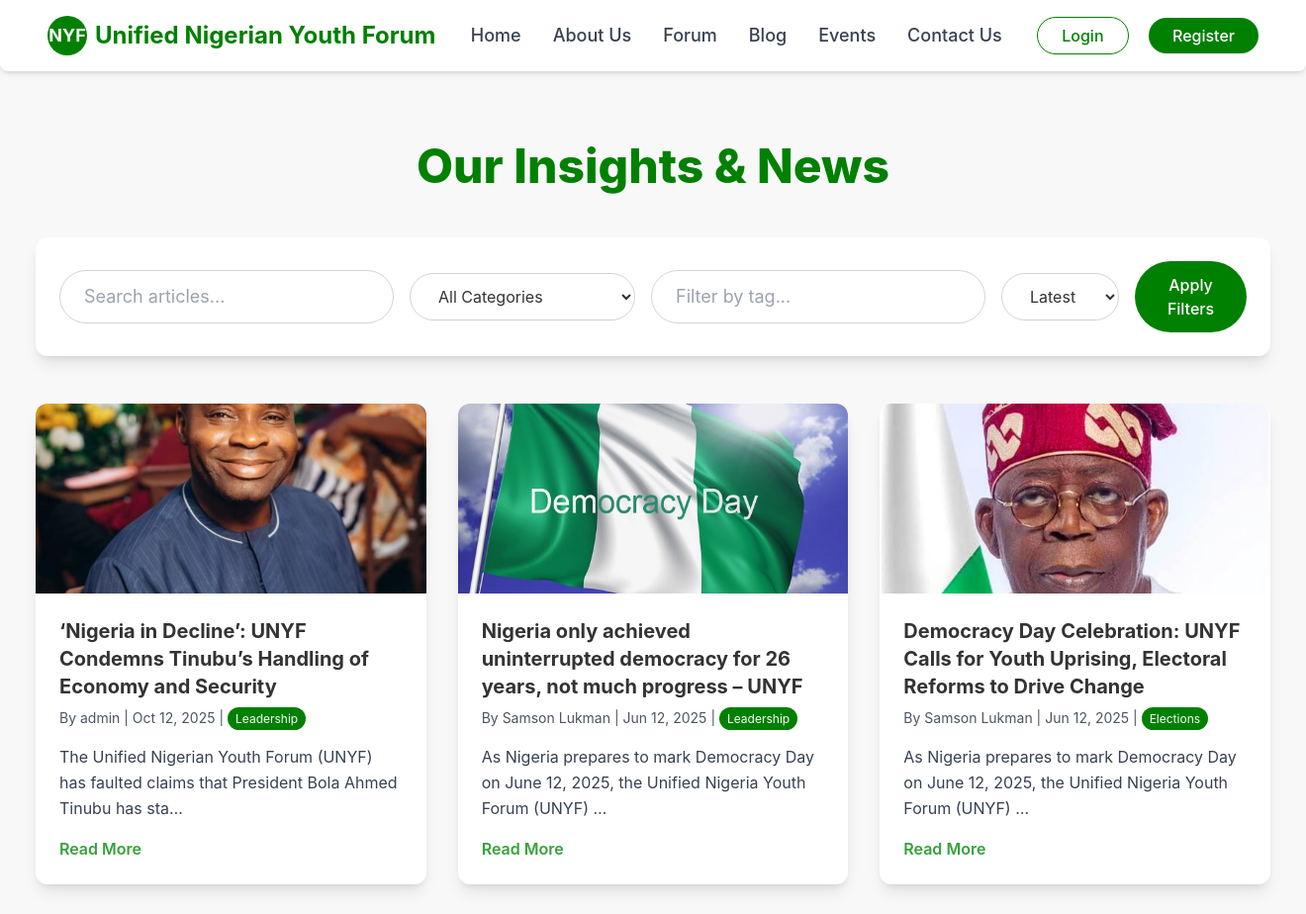
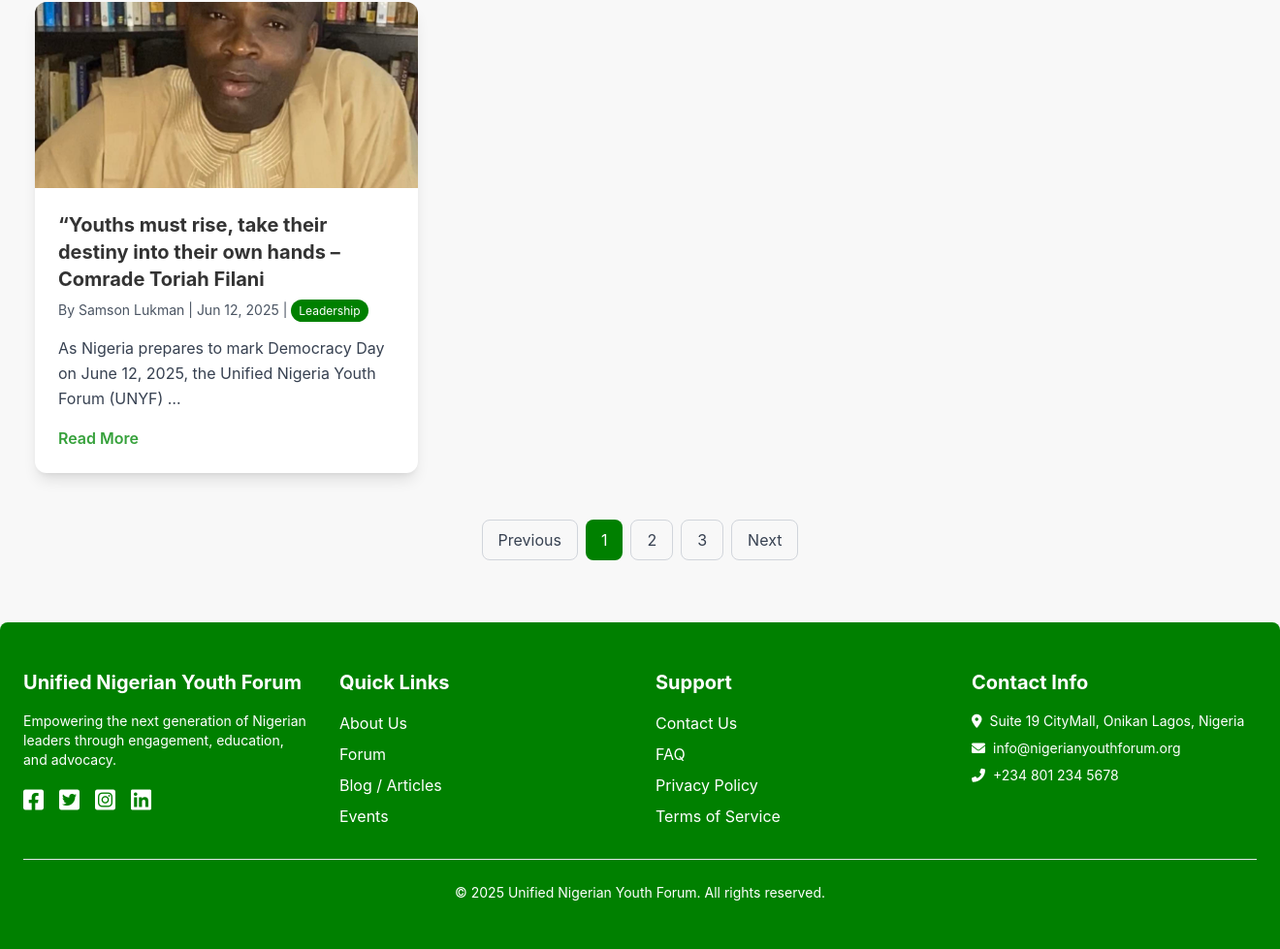
Screenshot of /blog/ with the database file from the repository (2 pictures, top to bottom).
### app/models.py (models this page shows, shortened)
class Article(models.Model):
    title = models.CharField(max_length=255)
    slug = models.SlugField(max_length=255, unique=True, blank=True, null=True) # TEMPORARILY ADD null=True
    content = models.TextField()
    author = models.ForeignKey(User, on_delete=models.SET_NULL, null=True, related_name='articles')
    featured_image = models.ImageField(upload_to='articles/', blank=True, null=True)
    image = models.ImageField(upload_to='articles/', blank=True, null=True) # This seems duplicate with featured_image, consider removing one.
    category = models.CharField(
        max_length=50,
        choices=[
            ('elections', 'Elections'),
            ('leadership', 'Leadership'),
            ('economy', 'Economy'),
            ('youth_empowerment', 'Youth Empowerment'),
            ('general', 'General'),
        ],
        default='general'
    )
    tags = models.CharField(max_length=255, blank=True, help_text="Comma-separated tags (e.g., policy, governance)")
    is_published = models.BooleanField(default=False)
    published_at = models.DateTimeField(null=True, blank=True)
    created_at = models.DateTimeField(auto_now_add=True)
    updated_at = models.DateTimeField(auto_now=True)
    class Meta:
        ordering = ['-published_at', '-created_at']

class User(AbstractUser):
    phone_number = models.CharField(max_length=15, blank=True, null=True)
    bio = models.TextField(blank=True, null=True)
    profile_pics = models.ImageField(upload_to='profile_pics/', blank=True, null=True,
                                     help_text="User's profile picture.")

### app/views.py (the view)
# urls.py: path('blog/', views.article_list_view, name='article_list'),
def article_list_view(request):
    articles = Article.objects.filter(is_published=True).order_by('-published_at')
    query = request.GET.get('q')
    category = request.GET.get('category')
    tag = request.GET.get('tag')
    if query:
        articles = articles.filter(title__icontains=query)
    if category and category != 'all':
        articles = articles.filter(category=category)
    if tag:
        articles = articles.filter(tags__icontains=tag)
    context = {
        'articles': articles,
        'current_query': query,
        'current_category': category,
        'current_tag': tag,
        'categories': Article.category.field.choices,
    }
    return render(request, 'app/article_list.html', context)

### app/templates/app/article_list.html (shortened to what this page needs)
{% extends 'app/layout.html' %}
{% block content %}
    <div class="container mx-auto px-4 py-16">
        <h1 class="text-5xl font-extrabold text-primary-green text-center mb-12">Our Insights & News</h1>
        <div class="flex flex-col md:flex-row justify-between items-center bg-white rounded-xl shadow-lg p-6 mb-12">
            <form method="get" action="{% url 'article_list' %}" class="w-full flex flex-col md:flex-row items-center justify-between gap-4">
                <input type="text" name="q" placeholder="Search articles..." class="flex-grow px-6 py-3 border border-gray-300 rounded-full focus:outline-none focus:border-primary-green transition-colors text-lg" value="{{ current_query|default:'' }}">
                <select name="category" class="px-6 py-3 border border-gray-300 rounded-full focus:outline-none focus:border-primary-green bg-white text-dark-text">
                    <option value="all">All Categories</option>
                </select>
                <input type="text" name="tag" placeholder="Filter by tag..." class="px-6 py-3 border border-gray-300 rounded-full focus:outline-none focus:border-primary-green transition-colors text-lg" value="{{ current_tag|default:'' }}">
                <select name="sort" class="px-6 py-3 border border-gray-300 rounded-full focus:outline-none focus:border-primary-green bg-white text-dark-text">
                    <option value="latest">Latest</option>
                </select>
                <button type="submit" class="bg-primary-green text-white px-6 py-3 rounded-full hover:bg-secondary-green transition-colors font-medium">Apply Filters</button>
            </form>
        </div>
        <div class="grid grid-cols-1 md:grid-cols-2 lg:grid-cols-3 gap-8">
            {% for article in articles %}
            <div class="bg-white rounded-xl shadow-lg overflow-hidden transform hover:scale-105 transition-transform duration-300">
                <a href="{% url 'article_detail' slug=article.slug %}">
                {% if article.featured_image %}
                    <img src="{{ article.featured_image.url }}" alt="{{ article.title }} Thumbnail" class="w-full h-48 object-cover">
                {% else %}
                    <img src="https://placehold.co/600x400/008000/FFFFFF?text={{ article.title|truncatechars:15 }}" alt="Placeholder" class="w-full h-48 object-cover">
                {% endif %}
                <div class="p-6">
                    <h3 class="text-xl font-bold text-dark-text mb-2">{{ article.title }}</h3>
                    <p class="text-gray-600 text-sm mb-4">
                        By {{ article.author.get_full_name|default:article.author.username }} | {{ article.published_at|date:"M d, Y" }} |
                        <span class="bg-primary-green text-white text-xs px-2 py-1 rounded-full">{{ article.get_category_display }}</span>
                    </p>
                    <p class="text-gray-700 leading-relaxed mb-4">{{ article.content|truncatechars:100 }}</p>
                    <span class="text-secondary-green font-semibold hover:underline">Read More</span>
                    </a>
                </div>
            </div>
            {% empty %}
            <p class="col-span-full text-center text-gray-600">No articles found matching your criteria.</p>
            {% endfor %}
        <div class="flex justify-center space-x-2 mt-12">
            <button class="px-4 py-2 border border-gray-300 rounded-lg text-gray-700 hover:bg-gray-100">Previous</button>
            <button class="px-4 py-2 bg-primary-green text-white rounded-lg">1</button>
            <button class="px-4 py-2 border border-gray-300 rounded-lg text-gray-700 hover:bg-gray-100">2</button>
            <button class="px-4 py-2 border border-gray-300 rounded-lg text-gray-700 hover:bg-gray-100">3</button>
            <button class="px-4 py-2 border border-gray-300 rounded-lg text-gray-700 hover:bg-gray-100">Next</button>
        </div>
{% endblock %}

### app/templates/app/layout.html (style rules this page uses)
:root { --primary-green: #008000; --secondary-green: #36A13B; --white: #FFFFFF; --off-white: #F8F8F8; --dark-text: #333333; --accent-gray: #777777; }
.bg-primary-green { background-color: var(--primary-green); }
.text-primary-green { color: var(--primary-green); }
.text-secondary-green { color: var(--secondary-green); }
body { font-family: 'Inter', sans-serif; color: var(--dark-text); background-color: var(--off-white); }
html { scroll-behavior: smooth; }
input[type="text"], input[type="email"], input[type="password"], input[type="number"], textarea, select { @apply w-full px-4 py-3 border border-gray-300 rounded-lg focus:outline-none focus:border-primary-green transition-colors; }

### rows the page displays
Article: featured_image (picture), title "‘Nigeria in Decline’: UNYF Condemns Tinubu’s Handling of Economy and Security", author.get_full_name "admin", published_at "Oct 12, 2025", category "Leadership", content "The Unified Nigerian Youth Forum (UNYF) has faulted claims that President Bola Ahmed Tinubu has sta…"
Article: featured_image (picture), title "Nigeria only achieved uninterrupted democracy for 26 years, not much progress – UNYF", author.get_full_name "Samson Lukman", published_at "Jun 12, 2025", category "Leadership", content "As Nigeria prepares to mark Democracy Day on June 12, 2025, the Unified Nigeria Youth Forum (UNYF) …"
Article: featured_image (picture), title "Democracy Day Celebration: UNYF Calls for Youth Uprising, Electoral Reforms to Drive Change", author.get_full_name "Samson Lukman", published_at "Jun 12, 2025", category "Elections", content "As Nigeria prepares to mark Democracy Day on June 12, 2025, the Unified Nigeria Youth Forum (UNYF) …"
Article: featured_image (picture), title "“Youths must rise, take their destiny into their own hands – Comrade Toriah Filani", author.get_full_name "Samson Lukman", published_at "Jun 12, 2025", category "Leadership", content "As Nigeria prepares to mark Democracy Day on June 12, 2025, the Unified Nigeria Youth Forum (UNYF) …"
